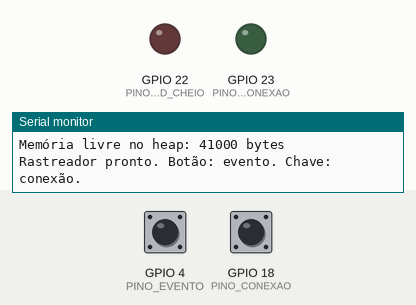
The sketch below on a simulated ESP32. On the bench: output pins drawn as LEDs (lit = HIGH), the last lines printed to the serial monitor. The inputs (shaded band) are chosen by the test bench; at power-on: GPIO 18 (PINO_CONEXAO) HIGH, GPIO 4 (PINO_EVENTO) HIGH.

Above: at 1.2 s.
1.3 s: GPIO 18 (PINO_CONEXAO) pulled LOW for 0.15 s
At 1.37 s:
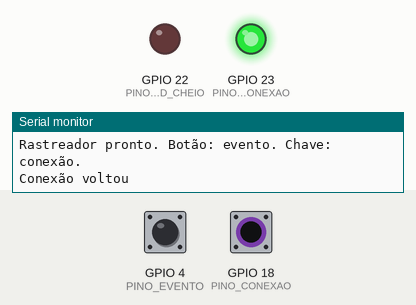
4.5 s: GPIO 18 (PINO_CONEXAO) pulled LOW for 1 s
At 6.3 s:
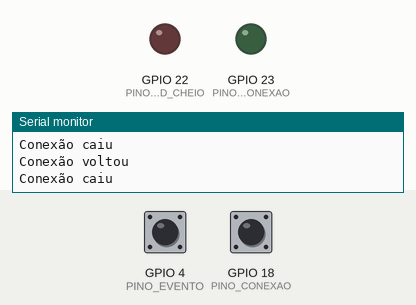
7.0 s: GPIO 18 (PINO_CONEXAO) pulled LOW for 3.2 s
At 7.5 s:
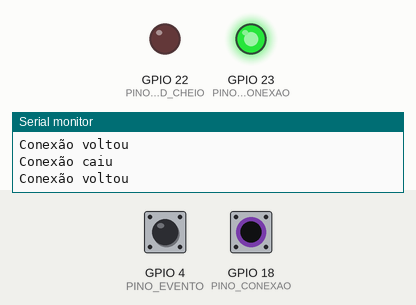
Timing chart, 0 to 11.7 s (numbered marks = the images above; inputs shaded):
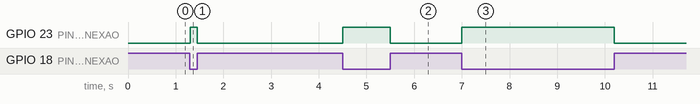

The sketch:

sketch.ino
```cpp
// Aula 04: buffer circular de eventos do rastreador da Cerradinho.
// O TAPI pede armazenamento de eventos e envio posterior quando falta conexão.
// O botão gera um evento (um rompimento do lacre); a chave deslizante simula a
// conexão. Sem conexão, o evento fica no buffer; quando a conexão volta, os
// eventos saem na ordem em que chegaram. A serial imprime o endereço de cada
// posição para conferir a aritmética de ponteiros.
const int PINO_EVENTO = 4;          // botão até o GND, com pull-up interno
const int PINO_CONEXAO = 18;        // chave: ligada ao GND = conexão disponível
const int PINO_LED_CONEXAO = 23;
const int PINO_LED_CHEIO = 22;
const int CAPACIDADE = 8;
const bool DESCARTAR_MAIS_ANTIGO = true;   // decisão do grupo, registrada em ADR
const unsigned long JANELA_DEBOUNCE_MS = 20;
const unsigned long INTERVALO_ENVIO_MS = 500;

struct Evento {
  uint32_t sequencia;               // número do evento, em ordem de chegada
  uint32_t instanteMs;              // millis() no momento do evento
};

Evento buffer[CAPACIDADE];
Evento *escrita = buffer;           // onde o próximo evento será guardado
Evento *leitura = buffer;           // o evento mais antigo ainda não enviado
int guardados = 0;
uint32_t proximaSequencia = 1;

int nivelAnterior = HIGH;
int estadoEstavel = HIGH;
unsigned long ultimaMudancaMs = 0;
unsigned long ultimoEnvioMs = 0;
bool conectadoAntes = false;

Evento *avancar(Evento *p) {
  p++;                              // anda sizeof(Evento) bytes na memória
  if (p == buffer + CAPACIDADE) {   // passou da última posição: dá a volta
    p = buffer;
  }
  return p;
}

void guardar(unsigned long agora) {
  uint32_t numero = proximaSequencia++;
  if (guardados == CAPACIDADE) {
    if (!DESCARTAR_MAIS_ANTIGO) {
      Serial.printf("Buffer cheio: evento %lu descartado\n", (unsigned long)numero);
      return;
    }
    Serial.printf("Buffer cheio: evento %lu sobrescrito\n", (unsigned long)leitura->sequencia);
    leitura = avancar(leitura);
    guardados--;
  }
  escrita->sequencia = numero;
  escrita->instanteMs = agora;
  Serial.printf("Evento %lu guardado em buffer[%d], endereço %p\n",
                (unsigned long)numero, (int)(escrita - buffer), (void *)escrita);
  escrita = avancar(escrita);
  guardados++;
}

void enviar() {
  Serial.printf("Enviado evento %lu, de buffer[%d] (instante %lu ms)\n",
                (unsigned long)leitura->sequencia, (int)(leitura - buffer),
                (unsigned long)leitura->instanteMs);
  leitura = avancar(leitura);
  guardados--;
}

void setup() {
  pinMode(PINO_EVENTO, INPUT_PULLUP);
  pinMode(PINO_CONEXAO, INPUT_PULLUP);
  pinMode(PINO_LED_CONEXAO, OUTPUT);
  pinMode(PINO_LED_CHEIO, OUTPUT);
  Serial.begin(115200);
  Serial.printf("sizeof(int) = %d, sizeof(Evento) = %d bytes\n", (int)sizeof(int), (int)sizeof(Evento));
  for (int i = 0; i < CAPACIDADE; i++) {
    Serial.printf("buffer[%d] em %p\n", i, (void *)(buffer + i));
  }
  Serial.printf("Memória livre no heap: %lu bytes\n", (unsigned long)ESP.getFreeHeap());
  Serial.println("Rastreador pronto. Botão: evento. Chave: conexão.");
}

void loop() {
  unsigned long agora = millis();

  int nivel = digitalRead(PINO_EVENTO);     // debounce da Aula 02
  if (nivel != nivelAnterior) {
    ultimaMudancaMs = agora;
    nivelAnterior = nivel;
  }
  if (agora - ultimaMudancaMs >= JANELA_DEBOUNCE_MS && nivel != estadoEstavel) {
    estadoEstavel = nivel;
    if (estadoEstavel == LOW) guardar(agora);
  }

  bool conectado = digitalRead(PINO_CONEXAO) == LOW;
  if (conectado != conectadoAntes) {
    Serial.println(conectado ? "Conexão voltou" : "Conexão caiu");
    conectadoAntes = conectado;
  }
  if (conectado && guardados > 0 && agora - ultimoEnvioMs >= INTERVALO_ENVIO_MS) {
    enviar();
    ultimoEnvioMs = agora;
  }

  digitalWrite(PINO_LED_CONEXAO, conectado ? HIGH : LOW);
  digitalWrite(PINO_LED_CHEIO, guardados == CAPACIDADE ? HIGH : LOW);
}
```

Measured:
- after the input at 1.3 s, GPIO 23 (PINO_LED_CONEXAO): LOW → HIGH at once, → LOW 0.15 s later
- after the input at 4.5 s, GPIO 23 (PINO_LED_CONEXAO): LOW → HIGH at once, → LOW 1.0 s later
- after the input at 7.0 s, GPIO 23 (PINO_LED_CONEXAO): LOW → HIGH at once, → LOW 3.2 s later
